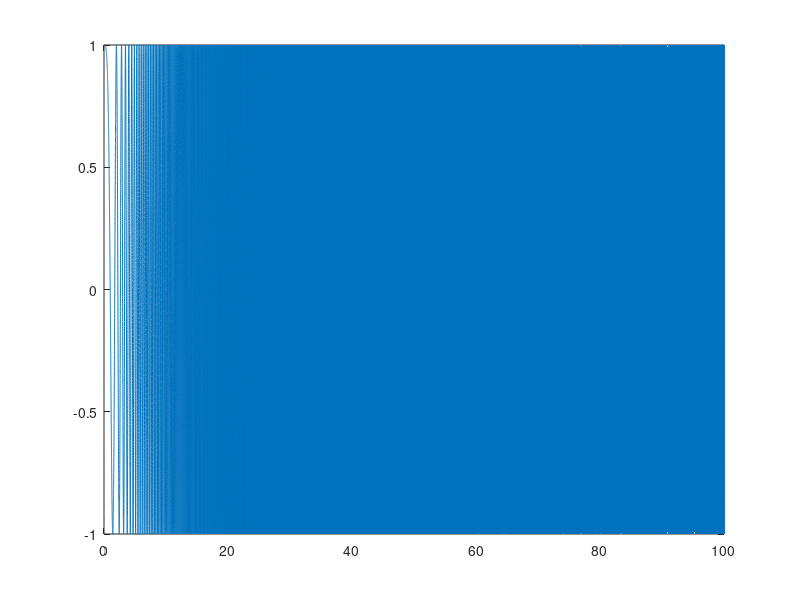

Write the MATLAB code that produced this figure. (Note: this script raises an error after producing the figure.)
clear all; close all; clc;

% Frequenzbereich festlegen
wmin = 2*pi*0;
wmax = 2*pi*50;

% Dauer des Experiments (s)
Td = 100;  
k = (wmax-wmin) / Td;

% Abtastzeit
ws = wmax * 20;
T = 2*pi/ws;

% Chirp signal / Sweep
tk = (0:T:Td)';
u = (cos(wmin*tk+1/2*k*tk.^2))';


plot(tk,u)

% Spektrum
FFTSpektrum(u,T,length(tk),5);